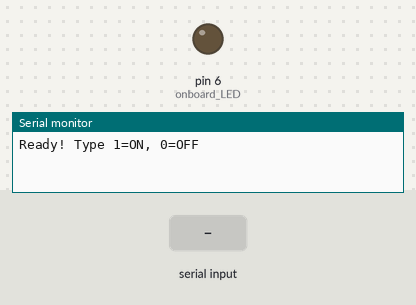
This sketch was run on a simulated Arduino Nano, built with avr-gcc and run on an emulated ATmega328P. Shown: output pins drawn as LEDs (lit = HIGH), the last lines printed to the serial monitor. The test bench sets the inputs (shaded band).

Above: at 1.2 s.
1.3 s: "1" received over Serial
At 1.7 s:
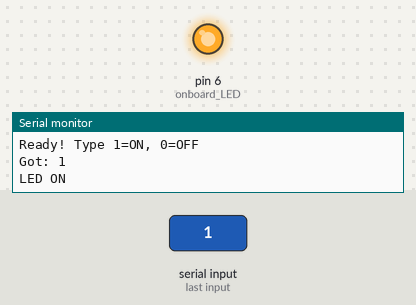
2.8 s: "0" received over Serial
At 4.0 s:
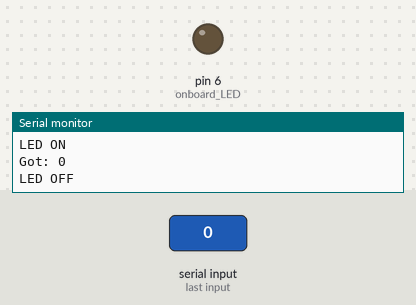
Timing chart, 0 to 5.8 s (numbered marks = the images above; inputs shaded):
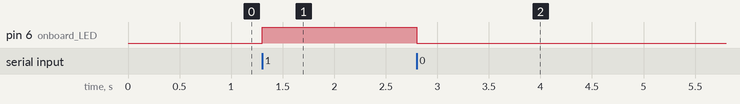

Measured:
- after the input at 1.3 s, pin 6 (onboard_LED): LOW → HIGH at once
- after the input at 2.8 s, pin 6 (onboard_LED): HIGH → LOW at once

The sketch:

Demo.ino
```cpp
void setup() {
  Serial.begin(9600);     // simple baud rate
  pinMode(6, OUTPUT);    // onboard LED
  Serial.println("Ready! Type 1=ON, 0=OFF");
}

void loop() {
  if (Serial.available()) {
    char c = Serial.read();   // read one byte

    Serial.print("Got: ");
    Serial.println(c);        // echo the character

    if (c == '1') {
      digitalWrite(6, HIGH);
      Serial.println("LED ON");
    }

    if (c == '0') {
      digitalWrite(6, LOW);
      Serial.println("LED OFF");
    }
  }
}
```

pwmfinal.c
```cpp
// === 3-Phase PWM: 62.5 kHz carrier, felec Hz electrical sine (UNO/Nano ATmega328P) ===
// Pins: Phase A -> 3 (OC2B), Phase B -> 9 (OC1A), Phase C -> 10 (OC1B)

#define phaseA 3
#define phaseB 9
#define phaseC 10

#define PI 3.14159265f

// ----- Speed control (electrical frequency in Hz) -----
float felec = 5.0f;      // electrical frequency in Hz (sine frequency for all phases)

// ----- Torque control (amplitude / duty scaling) -----
// 0.0  -> 0% duty (no torque)
// 1.0  -> full sine 0..100% duty
float dutyScale = 1.0f;  // change this (0..1) to control max duty / torque

// =========================
const uint16_t N = 256;       // number of samples per electrical period
uint8_t sineLUT[N];           // lookup table for sine duty cycles (0..255)

unsigned long stepIntervalUs; // time between two LUT steps (in microseconds)
unsigned long lastStepMicros = 0;
uint16_t idx = 0;             // index into sineLUT

// phase shifts: 120° and 240°
const uint16_t PHASE_120 = N / 3;     // 120° shift
const uint16_t PHASE_240 = 2 * N / 3; // 240° shift

// --- simple micros() implementation using Timer0 (64 prescaler, normal mode) ---
static volatile uint32_t microseconds = 0;

ISR(TIMER0_OVF_vect) {
  microseconds += 1024; // 256 ticks * 4 µs per tick @16 MHz, prescaler 64
}

void init_micros(void) {
  TCCR0A = 0x00;                   // normal mode
  TCCR0B = (1 << CS01) | (1 << CS00); // prescaler = 64
  TIMSK0 |= (1 << TOIE0);          // enable overflow interrupt
  sei();
}

unsigned long micros(void) {
  uint32_t m;
  uint8_t t;
  uint8_t oldSREG = SREG;

  cli();
  m = microseconds;
  t = TCNT0;
  if ((TIFR0 & (1 << TOV0)) && (t < 255)) {
    m += 1024;
  }
  SREG = oldSREG;

  return m + (t * 4); // each tick ~4 µs
}

// helper to recompute step interval when felec changes
void updateStepInterval() {
  stepIntervalUs = (unsigned long)(1000000.0f / (felec * N));
}

void setup() {
  // configure pins as outputs:
  // Phase A -> PD3 (Arduino D3)
  // Phase B -> PB1 (Arduino D9)
  // Phase C -> PB2 (Arduino D10)
  DDRD |= (1 << DDD3);              // pinMode(phaseA, OUTPUT);
  DDRB |= (1 << DDB1) | (1 << DDB2); // pinMode(phaseB, OUTPUT); pinMode(phaseC, OUTPUT);

  init_micros();

  // =========================
  // Timer2 setup for OC2B (pin 3) -> Phase A
  // =========================
  TCCR2A = 0;
  TCCR2B = 0;
  TCCR2A |= 0b00100000;       // COM2B1:0 = 10 -> non-inverting PWM on OC2B
  TCCR2A |= 0b00000011;       // WGM21:0 = 11 -> Fast PWM (TOP = 255)
  TCCR2B |= 0b00000001;       // CS22:0 = 001 -> prescaler = 1 (fPWM = 62.5 kHz)
  OCR2B = 0;

  // =========================
  // Timer1 setup for OC1A (pin 9) and OC1B (pin 10) -> Phases B and C
  // =========================
  TCCR1A = 0;
  TCCR1B = 0;

  // Non-inverting PWM on OC1A and OC1B
  TCCR1A |= (1 << COM1A1) | (1 << COM1B1);

  // Fast PWM 8-bit (Mode 5: WGM13:0 = 0b0101, so WGM10=1, WGM12=1)
  TCCR1A |= (1 << WGM10);
  TCCR1B |= (1 << WGM12);

  // Prescaler = 1 -> fPWM = 16 MHz / (1 * 256) = 62.5 kHz
  TCCR1B |= (1 << CS10);

  OCR1A = 0;   // Phase B
  OCR1B = 0;   // Phase C

  // =========================
  // Build sine LUT for one electrical period (0..255)
  // =========================
  for (uint16_t i = 0; i < N; i++) {
    float angle = 2.0f * PI * i / N;        // 0..2π
    float s = 0.5f * (sinf(angle) + 1.0f);  // map from [-1,1] to [0,1]
    sineLUT[i] = (uint8_t)(s * 255.0f);     // map to [0,255] for OCRx
  }

  // compute initial update interval for felec
  updateStepInterval();
}

void loop() {
  unsigned long now = micros();

  // (optional) Example: slowly ramp dutyScale between 0.3 and 1.0
  // to show torque change on the scope or motor.
  /*
  static unsigned long lastDutyUpdate = 0;
  static float dir = 1.0f;  // +1 or -1
  if (millis() - lastDutyUpdate > 50) {  // update every 50 ms
    lastDutyUpdate = millis();
    dutyScale += dir * 0.02f;
    if (dutyScale > 1.0f) { dutyScale = 1.0f; dir = -1.0f; }
    if (dutyScale < 0.3f) { dutyScale = 0.3f; dir = 1.0f; }
  }
  */

  // Update OCR registers at fixed intervals to create felec Hz sines
  if (now - lastStepMicros >= stepIntervalUs) {
    lastStepMicros = now;

    // base index for phase A
    uint16_t iA = idx;
    uint16_t iB = idx + PHASE_120;
    uint16_t iC = idx + PHASE_240;

    if (iB >= N) iB -= N;
    if (iC >= N) iC -= N;

    // ----- apply dutyScale (0..1) to each phase -----
    uint8_t aRaw = sineLUT[iA];
    uint8_t bRaw = sineLUT[iB];
    uint8_t cRaw = sineLUT[iC];

    OCR2B = (uint8_t)(aRaw * dutyScale);  // Phase A
    OCR1A = (uint8_t)(bRaw * dutyScale);  // Phase B
    OCR1B = (uint8_t)(cRaw * dutyScale);  // Phase C

    // advance base index
    idx++;
    if (idx >= N) {
      idx = 0;            // wrap around after one sine period
    }
  }

  // If you ever change felec at runtime, call:
  //   felec = newValue;
  //   updateStepInterval();
}

int main(void) {
  setup();
  while (1) {
    loop();
  }
}
```
